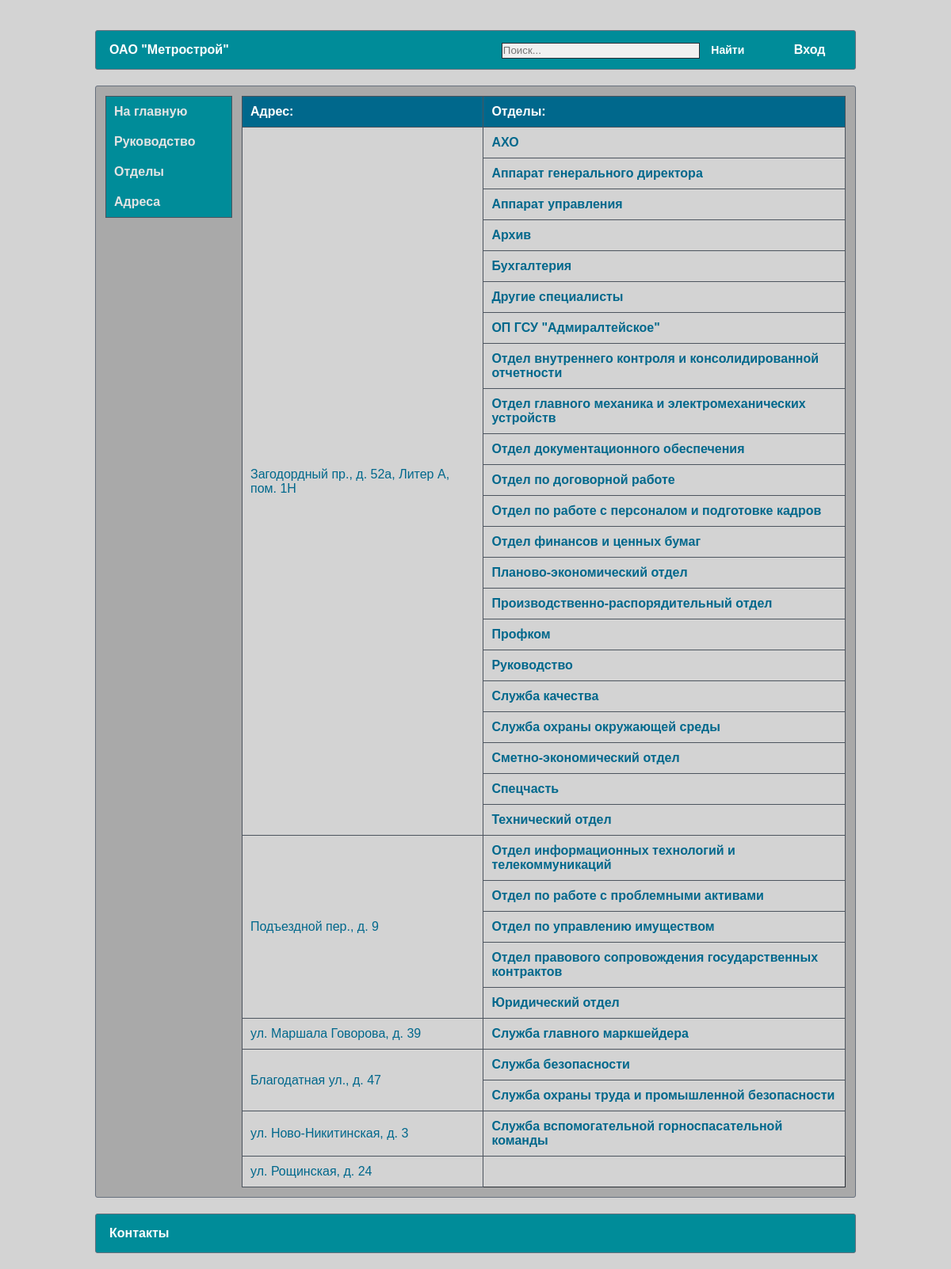
Page /addresses/ on the earlier database version.
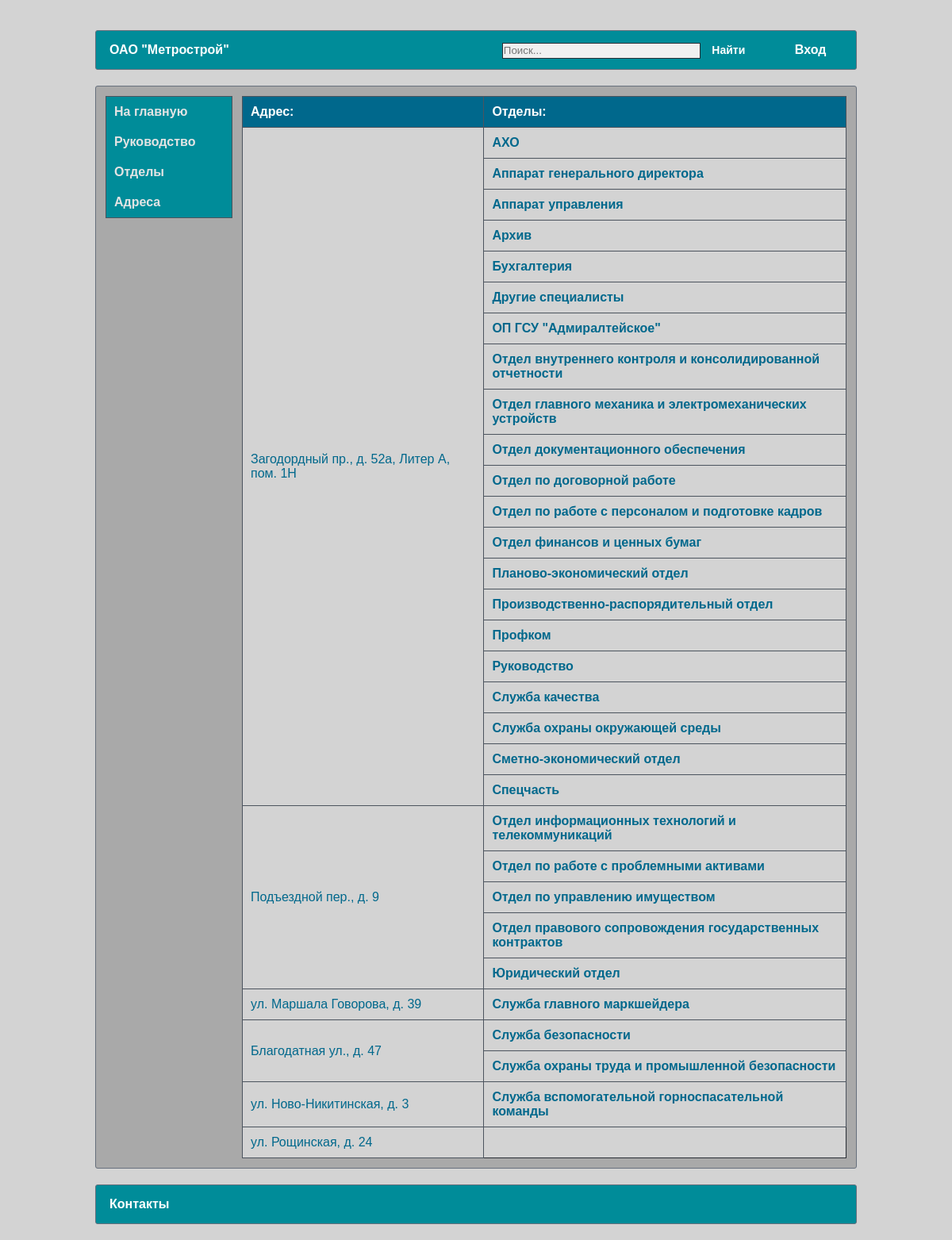
Same page on the later database version.
### catalog/models.py (models this page shows, shortened)
class AdressDepartment(models.Model):
    street = models.CharField(max_length=30, verbose_name="Улица")
    building = models.CharField(max_length=10, verbose_name="Дом/Строение")
    letter = models.CharField(max_length=20, verbose_name="Корпус/Литера", null=True, blank=True)
    room = models.CharField(max_length=20, verbose_name="Помещение", null=True, blank=True)
    class Meta:
        ordering = ["street"]
    def __str__(self):
        full_adress = self.street + ", " + self.building
        if self.letter:
            full_adress += ", " + self.letter
        if self.room:
            full_adress += ", " + self.room
        return full_adress

class Department(models.Model):
    name = models.TextField(max_length=150, verbose_name="Наименование отдела/подзразделения")
    short_name = models.CharField(max_length=50, verbose_name="Сокращенное название", null=True, blank=True)
    adress = models.ForeignKey('AdressDepartment', on_delete=models.SET_NULL, verbose_name="Местонахождение", null=True, blank=True)
    priority = models.IntegerField(verbose_name="Приоритет", null=False, blank=False, default=1)
    class Meta:
        ordering = ["priority"]
    def get_absolute_url(self):
        return reverse('department-detail', args=[str(self.id)])

### catalog/views.py (the view)
# urls.py: path('addresses/',AddressesView.as_view(), name='addresses'),
class AddressesView(View):
    def get(self, request):
        count_dep = {}  # словарь с кол-вом отделов по каждому адресу
        departments = Department.objects.all().order_by('name')
        for i in range(AdressDepartment.objects.count()):
            count = len(Department.objects.filter(adress=AdressDepartment.objects.get(id=i + 1)))
            count_dep[i + 1] = count
        adresses = AdressDepartment.objects.all().order_by('id')
        context = {"addresses": adresses, "departments": departments, "count_dep": count_dep}
        return render(request, 'catalog/addresses.html', context)

### catalog/views.py (called while the page is built)
@register.filter(name="get_item")
def get_item(dictionary, key):
    return dictionary.get(key)

### templates/catalog/addresses.html (shortened to what this page needs)
{% extends "catalog/base.html" %}
{% load static %}
{% block content %}
        <table class="bordered">
            <thead>
            <tr>
                <th>Адрес:</th>
                <th>Отделы:</th>
            </tr>
            </thead>
            <tbody>
            {% for address in addresses %}
                <tr>
                    <td style="text-align: left" width="40%" rowspan={{ count_dep|get_item:address.id }}>
                        {{ address }}
                    </td>
                    {% for department in departments %}
                        {% if department.adress == address %}
                            <td>
                                <b><a href="{{ department.get_absolute_url }}">{{ department.name }}</a></b>
                            </td>
                            </tr>
                        {% endif %}
                    {% endfor %}
            {% endfor %}
        </table>
{% endblock %}

Differences in the rows shown:
removed Department: name "Технический отдел", shown under AdressDepartment "Загодордный пр., д. 52а, Литер А, пом. 1Н"
